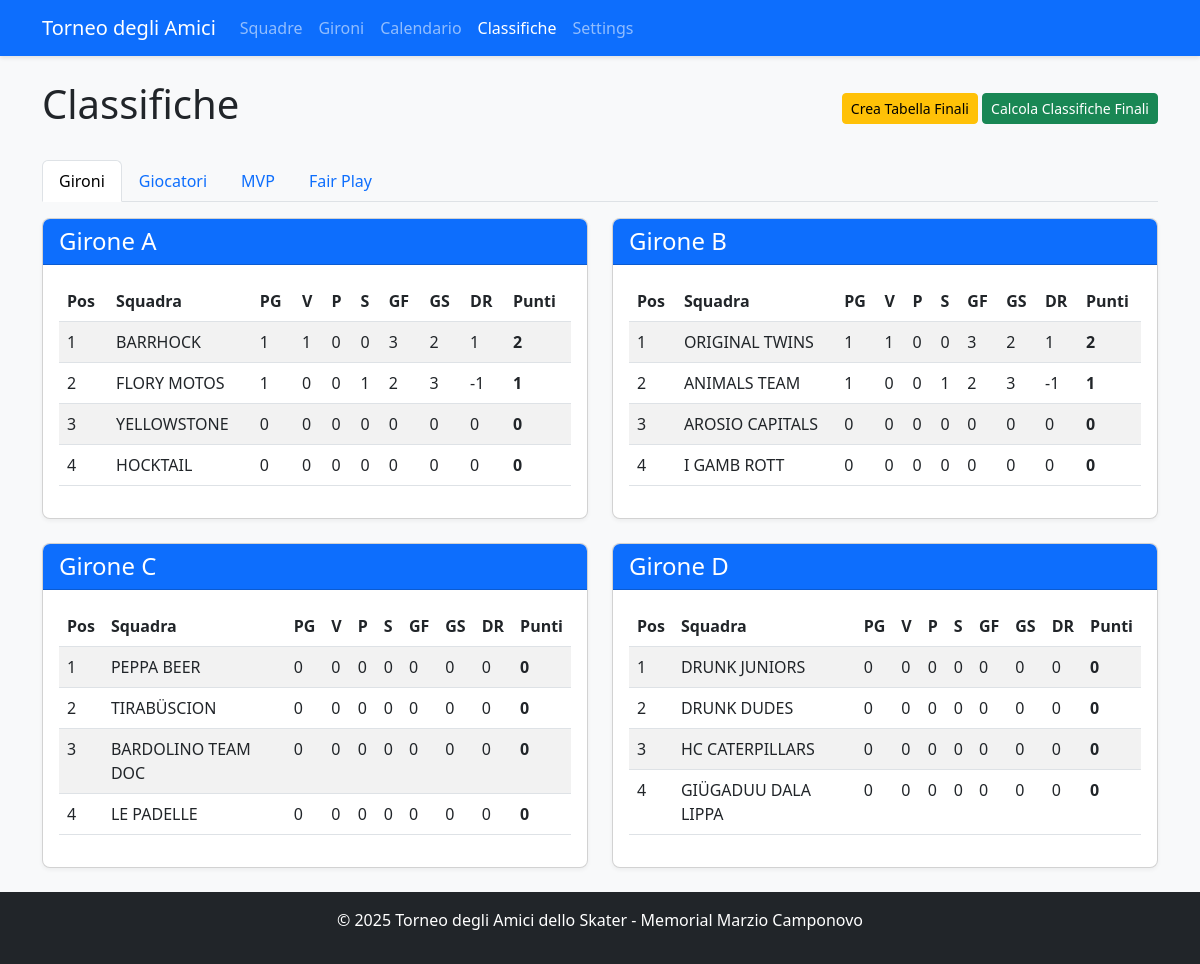
Screenshot of /standings with the database file from the repository.
### app.py (models this page shows, shortened)
class Team(db.Model):
    id = db.Column(db.Integer, primary_key=True)
    name = db.Column(db.String(100), nullable=False, unique=True)
    group = db.Column(db.String(1))  # A, B, C, or D
    group_order = db.Column(db.Integer, default=0)  # NUOVO CAMPO per l'ordinamento nel girone
    players = db.relationship('Player', backref='team', lazy=True)
    matches = db.relationship(
        'Match',
        primaryjoin="or_(Team.id == Match.team1_id, Team.id == Match.team2_id)",
        lazy=True,
        overlaps="team1,team2"
    )
    wins = db.Column(db.Integer, default=0)
    losses = db.Column(db.Integer, default=0)
    draws = db.Column(db.Integer, default=0)
    goals_for = db.Column(db.Integer, default=0)
    goals_against = db.Column(db.Integer, default=0)
    points = db.Column(db.Integer, default=0)
    @property
    def goal_difference(self):
        return self.goals_for - self.goals_against
    @property
    def games_played(self):
        return self.wins + self.losses + self.draws

### app.py (the view, shortened to what this page needs)
@app.route('/standings')
def standings():
    group_standings = {}
    for group in ['A', 'B', 'C', 'D']:
        teams = Team.query.filter_by(group=group).order_by(
            Team.points.desc(),
            (Team.goals_for - Team.goals_against).desc(),
            Team.goals_for.desc(),
            Team.group_order
        ).all()
        group_standings[group] = teams
    try:
        if db.inspect(db.engine).has_table('player_match_stats'):
            from sqlalchemy import func
            top_scorers_query = db.session.query(
                Player,
                func.sum(PlayerMatchStats.goals).label('total_goals')
            ).join(PlayerMatchStats).group_by(Player.id).having(
                func.sum(PlayerMatchStats.goals) > 0
            ).order_by(func.sum(PlayerMatchStats.goals).desc()).limit(10)
            top_scorers = []
            for player, total_goals in top_scorers_query:
                player.display_goals = total_goals
                top_scorers.append(player)
            top_assists_query = db.session.query(
                Player,
                func.sum(PlayerMatchStats.assists).label('total_assists')
            ).join(PlayerMatchStats).group_by(Player.id).having(
                func.sum(PlayerMatchStats.assists) > 0
            ).order_by(func.sum(PlayerMatchStats.assists).desc()).limit(10)
            top_assists = []
            for player, total_assists in top_assists_query:
                player.display_assists = total_assists
                top_assists.append(player)
            most_penalties_query = db.session.query(
                Player,
                func.sum(PlayerMatchStats.penalties).label('total_penalties')
            ).join(PlayerMatchStats).group_by(Player.id).having(
                func.sum(PlayerMatchStats.penalties) > 0
            ).order_by(func.sum(PlayerMatchStats.penalties).desc()).limit(10)
            most_penalties = []
            for player, total_penalties in most_penalties_query:
                player.display_penalties = total_penalties
                most_penalties.append(player)
            best_player_awards = get_best_player_awards()
    except Exception as e:
        print(f"Errore nelle statistiche: {e}")
        top_scorers = []
        top_assists = []
        most_penalties = []
        best_player_awards = []
    fair_play_ranking = get_fair_play_ranking()
    has_final_rankings = False
    try:
        if db.inspect(db.engine).has_table('final_ranking'):
            has_final_rankings = FinalRanking.query.count() > 0
        else:
            print("⚠️ Tabella final_ranking non trovata")
    except Exception as e:
        print(f"❌ Errore nel controllo final_ranking: {e}")
        has_final_rankings = False
    return render_template('standings.html',
                          group_standings=group_standings,
                          top_scorers=top_scorers,
                          top_assists=top_assists,
                          most_penalties=most_penalties,
                          best_player_awards=best_player_awards,
                          fair_play_ranking=fair_play_ranking,
                          has_final_rankings=has_final_rankings)

### app.py (called while the page is built, shortened)
def calculate_team_penalty_minutes(team):
    try:
        if db.inspect(db.engine).has_table('player_match_stats'):
            from sqlalchemy import func
            total_penalties = db.session.query(
                func.sum(PlayerMatchStats.penalties)
            ).join(Player).filter(
                Player.team_id == team.id
            ).scalar()
            penalty_minutes = (total_penalties or 0) * 2
        else:
            total_penalties = sum(player.penalties for player in team.players)
            penalty_minutes = total_penalties * 2
        return penalty_minutes
    except Exception as e:
        print(f"Errore calcolo penalità per {team.name}: {e}")
        return 0

def get_tournament_dates():
    try:
        if db.inspect(db.engine).has_table('tournament_settings'):
            settings = TournamentSettings.query.first()
            if settings and settings.qualification_day1:
                return {
                    'qualification_day1': settings.qualification_day1,
                    'qualification_day2': settings.qualification_day2,
                    'quarterfinals_ml': settings.quarterfinals_ml_date,
                    'quarterfinals_bl': settings.quarterfinals_bl_date,
                    'semifinals_ml': settings.semifinals_ml_date,
                    'semifinals_bl': settings.semifinals_bl_date,
                    'finals': settings.finals_date
                }
    except Exception as e:
        print(f"Errore nel recupero date da settings: {e}")

@app.context_processor
def inject_tournament_dates():
    try:
        formatted_dates = format_tournament_dates()
        return {'tournament_dates': formatted_dates}
    except Exception as e:
        current_year = datetime.now().year
        return {
            'tournament_dates': {
                'qualification_day1': {
                    'date': datetime(current_year, 7, 13).date(),
                    'formatted': f'13/07/{current_year}',
                    'day_name_it': 'Sabato'
                },
                'qualification_day2': {
                    'date': datetime(current_year, 7, 14).date(),
                    'formatted': f'14/07/{current_year}',
                    'day_name_it': 'Domenica'
                }
            }
        }

    @staticmethod
    def get_team_final_position(team_id):
        ranking = FinalRanking.query.filter_by(team_id=team_id).first()
        return ranking.final_position if ranking else None

### templates/standings.html (shortened to what this page needs)
<!DOCTYPE html>
<html lang="it">
<head>
    <link rel="stylesheet" href="https://cdn.jsdelivr.net/npm/bootstrap@5.3.0/dist/css/bootstrap.min.css">
    <link rel="stylesheet" href="{{ url_for('static', filename='style.css') }}">
</head>
<body class="d-flex flex-column min-vh-100">
    <nav class="navbar navbar-expand-lg navbar-dark bg-primary">
        <div class="container">
            <a class="navbar-brand" href="{{ url_for('index') }}">Torneo degli Amici</a>
            <div class="collapse navbar-collapse" id="navbarNav">
                <ul class="navbar-nav">
                    <li class="nav-item">
                        <a class="nav-link" href="{{ url_for('teams') }}">Squadre</a>
                    </li>
                    <li class="nav-item">
                        <a class="nav-link" href="{{ url_for('groups') }}">Gironi</a>
                    </li>
                    <li class="nav-item">
                        <a class="nav-link" href="{{ url_for('schedule') }}">Calendario</a>
                    </li>
                    <li class="nav-item">
                        <a class="nav-link active" href="{{ url_for('standings') }}">Classifiche</a>
                    </li>
                    <li class="nav-item">
                        <a class="nav-link" href="{{ url_for('settings') }}">Settings</a>
                    </li>
                </ul>
            </div>
        </div>
    </nav>
    <div class="container mt-4">
        <div class="d-flex justify-content-between align-items-center">
            <h1>Classifiche</h1>
            <div>
                <form method="post" action="{{ url_for('migrate_final_ranking') }}" class="d-inline">
                    <button type="submit" class="btn btn-warning btn-sm">Crea Tabella Finali</button>
                </form>
                {% if not has_final_rankings %}
                    <form method="post" action="{{ url_for('update_final_rankings') }}" class="d-inline">
                        <button type="submit" class="btn btn-success btn-sm">Calcola Classifiche Finali</button>
                    </form>
                {% endif %}
            </div>
        </div>
        <ul class="nav nav-tabs mt-4" id="myTab" role="tablist">
            <li class="nav-item" role="presentation">
                <button class="nav-link active" id="groups-tab" data-bs-toggle="tab" data-bs-target="#groups" type="button" role="tab">Gironi</button>
            </li>
            <li class="nav-item" role="presentation">
                <button class="nav-link" id="players-tab" data-bs-toggle="tab" data-bs-target="#players" type="button" role="tab">Giocatori</button>
            </li>
            <li class="nav-item" role="presentation">
                <button class="nav-link" id="awards-tab" data-bs-toggle="tab" data-bs-target="#awards" type="button" role="tab">MVP</button>
            </li>
            <li class="nav-item" role="presentation">
                <button class="nav-link" id="fairplay-tab" data-bs-toggle="tab" data-bs-target="#fairplay" type="button" role="tab">Fair Play</button>
            </li>
        </ul>
        <div class="tab-content mt-3" id="myTabContent">
            <div class="tab-pane fade show active" id="groups" role="tabpanel">
                <div class="row">
                    {% for group, teams in group_standings.items() %}
                        <div class="col-md-6 mb-4">
                            <div class="card">
                                <div class="card-header bg-primary text-white">
                                    <h4 class="mb-0">Girone {{ group }}</h4>
                                </div>
                                <div class="card-body">
                                    <div class="table-responsive">
                                        <table class="table table-striped">
                                            <thead>
                                                <tr>
                                                    <th>Pos</th>
                                                    <th>Squadra</th>
                                                    <th>PG</th>
                                                    <th>V</th>
                                                    <th>P</th>
                                                    <th>S</th>
                                                    <th>GF</th>
                                                    <th>GS</th>
                                                    <th>DR</th>
                                                    <th>Punti</th>
                                                </tr>
                                            </thead>
                                            <tbody>
                                                {% for team in teams %}
                                                    <tr>
                                                        <td>{{ loop.index }}</td>
                                                        <td>{{ team.name }}</td>
                                                        <td>{{ team.games_played }}</td>
                                                        <td>{{ team.wins }}</td>
                                                        <td>{{ team.draws }}</td>
                                                        <td>{{ team.losses }}</td>
                                                        <td>{{ team.goals_for }}</td>
                                                        <td>{{ team.goals_against }}</td>
                                                        <td>{{ team.goal_difference }}</td>
                                                        <td><strong>{{ team.points }}</strong></td>
                                                    </tr>
                                                {% endfor %}
                                            </tbody>
                                        </table>
                                    </div>
                                </div>
                            </div>
                        </div>
                    {% endfor %}
                </div>
            </div>
        </div>
    </div>
    <footer class="bg-dark text-white py-3 mt-auto">
        <div class="container text-center">
            <p>© 2025 Torneo degli Amici dello Skater - Memorial Marzio Camponovo</p>
        </div>
    </footer>
</body>
</html>

### static/style.css (style rules this page uses)
body { font-family: "Segoe UI", Tahoma, Geneva, Verdana, sans-serif; background-color: #f8f9fa; }
.navbar { box-shadow: 0 2px 4px rgba(0, 0, 0, 0.1); }
.card { box-shadow: 0 2px 4px rgba(0, 0, 0, 0.05); border-radius: 8px; overflow: hidden; }
.card-header { font-weight: 600; }
.table th { font-weight: 600; }
.btn { border-radius: 4px; }
footer { margin-top: 2rem; }

### rows the page displays
Team: name "BARRHOCK", games_played "1", wins "1", draws "0", losses "0", goals_for "3", goals_against "2", goal_difference "1", points "2"
Team: name "FLORY MOTOS", games_played "1", wins "0", draws "0", losses "1", goals_for "2", goals_against "3", goal_difference "-1", points "1"
Team: name "YELLOWSTONE", games_played "0", wins "0", draws "0", losses "0", goals_for "0", goals_against "0", goal_difference "0", points "0"
Team: name "HOCKTAIL", games_played "0", wins "0", draws "0", losses "0", goals_for "0", goals_against "0", goal_difference "0", points "0"
Team: name "ORIGINAL TWINS", games_played "1", wins "1", draws "0", losses "0", goals_for "3", goals_against "2", goal_difference "1", points "2"
Team: name "ANIMALS TEAM", games_played "1", wins "0", draws "0", losses "1", goals_for "2", goals_against "3", goal_difference "-1", points "1"
Team: name "AROSIO CAPITALS", games_played "0", wins "0", draws "0", losses "0", goals_for "0", goals_against "0", goal_difference "0", points "0"
Team: name "I GAMB ROTT", games_played "0", wins "0", draws "0", losses "0", goals_for "0", goals_against "0", goal_difference "0", points "0"
Team: name "PEPPA BEER", games_played "0", wins "0", draws "0", losses "0", goals_for "0", goals_against "0", goal_difference "0", points "0"
Team: name "TIRABÜSCION", games_played "0", wins "0", draws "0", losses "0", goals_for "0", goals_against "0", goal_difference "0", points "0"
Team: name "BARDOLINO TEAM DOC", games_played "0", wins "0", draws "0", losses "0", goals_for "0", goals_against "0", goal_difference "0", points "0"
Team: name "LE PADELLE", games_played "0", wins "0", draws "0", losses "0", goals_for "0", goals_against "0", goal_difference "0", points "0"
Team: name "DRUNK JUNIORS", games_played "0", wins "0", draws "0", losses "0", goals_for "0", goals_against "0", goal_difference "0", points "0"
Team: name "DRUNK DUDES", games_played "0", wins "0", draws "0", losses "0", goals_for "0", goals_against "0", goal_difference "0", points "0"
Team: name "HC CATERPILLARS", games_played "0", wins "0", draws "0", losses "0", goals_for "0", goals_against "0", goal_difference "0", points "0"
Team: name "GIÜGADUU DALA LIPPA", games_played "0", wins "0", draws "0", losses "0", goals_for "0", goals_against "0", goal_difference "0", points "0"

### other values shown
{{ group }} "A" "B" "C" "D"
